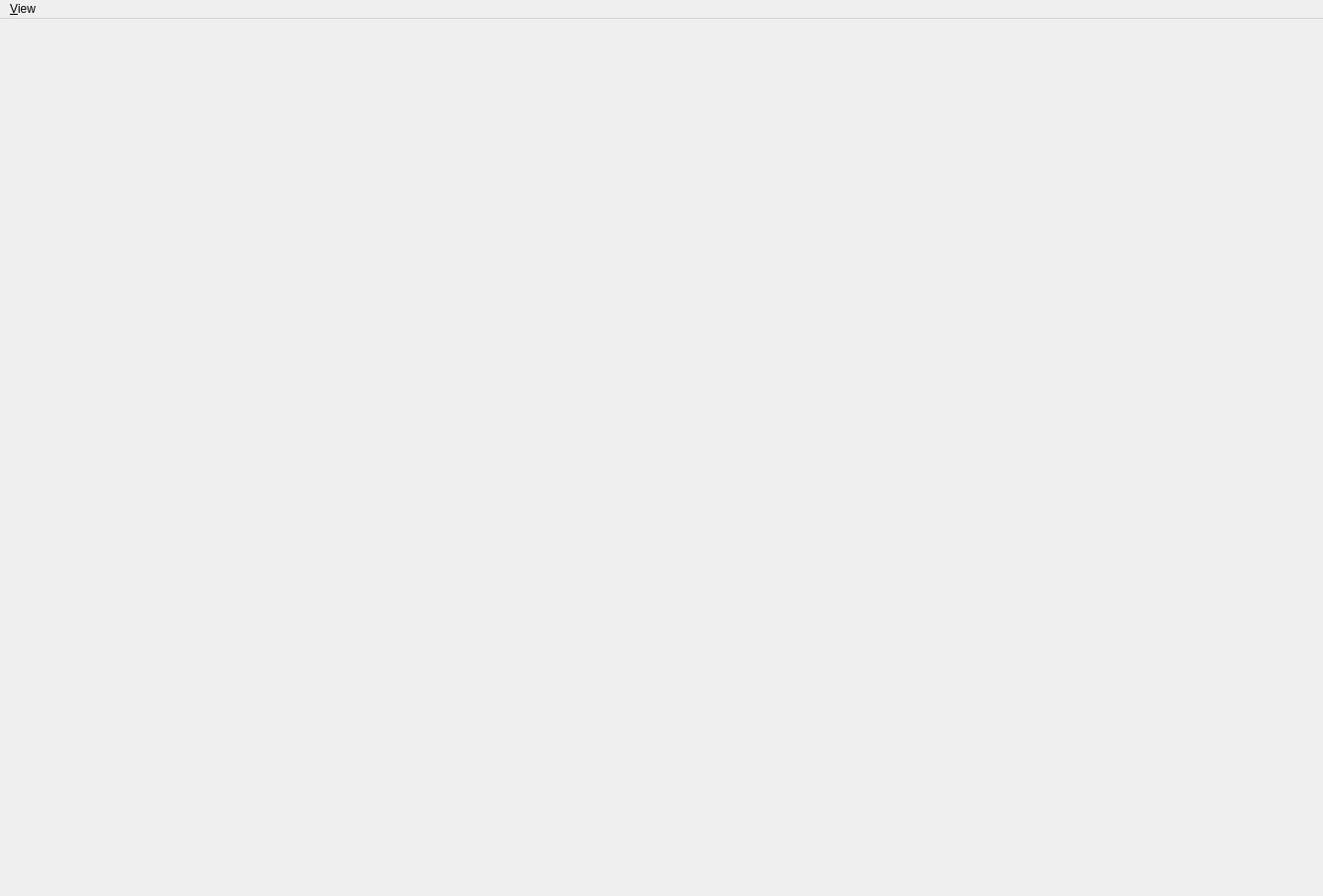
<?xml version="1.0" encoding="UTF-8"?>
<ui version="4.0">
 <class>DummyWindow</class>
 <widget class="QMainWindow" name="DummyWindow">
  <property name="geometry">
   <rect>
    <x>0</x>
    <y>0</y>
    <width>1339</width>
    <height>907</height>
   </rect>
  </property>
  <property name="windowTitle">
   <string>Ilastik Classification Workflow</string>
  </property>
  <widget class="QWidget" name="dummy"/>
  <widget class="QMenuBar" name="menuBar">
   <property name="geometry">
    <rect>
     <x>0</x>
     <y>0</y>
     <width>1339</width>
     <height>29</height>
    </rect>
   </property>
   <property name="nativeMenuBar">
    <bool>false</bool>
   </property>
   <widget class="QMenu" name="menuView">
    <property name="title">
     <string>&amp;View</string>
    </property>
    <addaction name="actionFitToScreen"/>
    <addaction name="actionToggleAllHuds"/>
    <addaction name="actionCenterAllImages"/>
    <addaction name="actionShowDebugPatches"/>
    <addaction name="separator"/>
    <addaction name="actionOnly_for_current_view"/>
    <addaction name="actionFitImage"/>
    <addaction name="actionToggleSelectedHud"/>
    <addaction name="actionCenterImage"/>
    <addaction name="actionReset_zoom"/>
   </widget>
   <addaction name="menuView"/>
  </widget>
  <action name="actionOpenFile">
   <property name="icon">
    <iconset>
     <normaloff>icons/document-open.png</normaloff>icons/document-open.png</iconset>
   </property>
   <property name="text">
    <string>&amp;Open File</string>
   </property>
   <property name="iconVisibleInMenu">
    <bool>true</bool>
   </property>
  </action>
  <action name="actionFitToScreen">
   <property name="icon">
    <iconset>
     <normaloff>icons/view-fullscreen.png</normaloff>icons/view-fullscreen.png</iconset>
   </property>
   <property name="text">
    <string>&amp;Zoom to &amp;fit</string>
   </property>
   <property name="toolTip">
    <string>Fit all</string>
   </property>
   <property name="iconVisibleInMenu">
    <bool>true</bool>
   </property>
  </action>
  <action name="actionQuit">
   <property name="icon">
    <iconset>
     <normaloff>icons/process-stop.png</normaloff>icons/process-stop.png</iconset>
   </property>
   <property name="text">
    <string>&amp;Quit</string>
   </property>
   <property name="iconVisibleInMenu">
    <bool>true</bool>
   </property>
  </action>
  <action name="actionShowDebugPatches">
   <property name="checkable">
    <bool>true</bool>
   </property>
   <property name="text">
    <string>&amp;Show Debug Patches</string>
   </property>
   <property name="shortcut">
    <string>Ctrl+D</string>
   </property>
   <property name="iconVisibleInMenu">
    <bool>false</bool>
   </property>
  </action>
  <action name="actionToggleAllHuds">
   <property name="text">
    <string>Toggle huds</string>
   </property>
   <property name="toolTip">
    <string>Hide or show all huds</string>
   </property>
  </action>
  <action name="actionOnly_for_current_view">
   <property name="enabled">
    <bool>true</bool>
   </property>
   <property name="text">
    <string>Only for selected view</string>
   </property>
   <property name="font">
    <font>
     <weight>75</weight>
     <italic>true</italic>
     <bold>true</bold>
    </font>
   </property>
   <property name="iconVisibleInMenu">
    <bool>true</bool>
   </property>
  </action>
  <action name="actionFor_all_axis">
   <property name="enabled">
    <bool>false</bool>
   </property>
   <property name="text">
    <string>For all axis</string>
   </property>
   <property name="font">
    <font>
     <weight>75</weight>
     <italic>true</italic>
     <bold>true</bold>
     <strikeout>false</strikeout>
    </font>
   </property>
   <property name="menuRole">
    <enum>QAction::TextHeuristicRole</enum>
   </property>
  </action>
  <action name="actionToggleSelectedHud">
   <property name="text">
    <string>Toggle hud</string>
   </property>
   <property name="toolTip">
    <string>toggle selected hud</string>
   </property>
   <property name="shortcut">
    <string>H</string>
   </property>
   <property name="shortcutContext">
    <enum>Qt::WidgetShortcut</enum>
   </property>
  </action>
  <action name="actionCenterAllImages">
   <property name="text">
    <string>Center Images</string>
   </property>
  </action>
  <action name="actionCenterImage">
   <property name="text">
    <string>Center Image</string>
   </property>
   <property name="shortcut">
    <string>C</string>
   </property>
   <property name="shortcutContext">
    <enum>Qt::WidgetShortcut</enum>
   </property>
  </action>
  <action name="actionFitImage">
   <property name="text">
    <string>Fit image</string>
   </property>
   <property name="toolTip">
    <string>fit image into view</string>
   </property>
   <property name="shortcut">
    <string>F</string>
   </property>
   <property name="shortcutContext">
    <enum>Qt::ApplicationShortcut</enum>
   </property>
  </action>
  <action name="actionReset_zoom">
   <property name="text">
    <string>Reset zoom</string>
   </property>
   <property name="toolTip">
    <string>reset zoom</string>
   </property>
   <property name="shortcut">
    <string>W</string>
   </property>
  </action>
  <action name="actionOpenStack">
   <property name="icon">
    <iconset>
     <normaloff>icons/document-open.png</normaloff>icons/document-open.png</iconset>
   </property>
   <property name="text">
    <string>Open &amp;Stack</string>
   </property>
  </action>
 </widget>
 <resources/>
 <connections/>
</ui>
